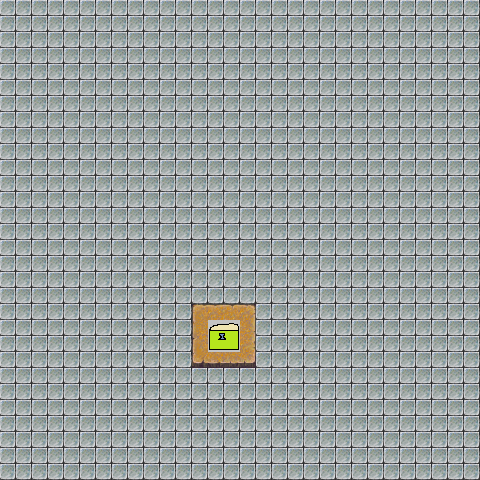

A level layout from a 2D game, rendered from its tile map. Below: a short description, then the map file with its tile-grid data intact:
An orthogonal 30x30 tile map with 16x16 px tiles, 1 tile layer (background), 2 tilesets and 1 object (chest1).

<map version="1.0" orientation="orthogonal" renderorder="right-down" width="30" height="30" tilewidth="16" tileheight="16" nextobjectid="9">
 <tileset firstgid="1" name="tilea4" tilewidth="16" tileheight="16" tilecount="960" columns="32">
  <image source="tilea4.png" width="512" height="480" />
 </tileset>
 <tileset firstgid="961" name="tiles" tilewidth="16" tileheight="16" tilecount="4" columns="2">
  <image source="tiles.png" width="32" height="32" />
 </tileset>
 <layer name="background" width="30" height="30">
  <data encoding="csv">
143,143,143,143,143,143,143,143,143,143,143,143,143,143,143,143,143,143,143,143,143,143,143,143,143,143,143,143,143,143,
143,143,143,143,143,143,143,143,143,143,143,143,143,143,143,143,143,143,143,143,143,143,143,143,143,143,143,143,143,143,
143,143,143,143,143,143,143,143,143,143,143,143,143,143,143,143,143,143,143,143,143,143,143,143,143,143,143,143,143,143,
143,143,143,143,143,143,143,143,143,143,143,143,143,143,143,143,143,143,143,143,143,143,143,143,143,143,143,143,143,143,
143,143,143,143,143,143,143,143,143,143,143,143,143,143,143,143,143,143,143,143,143,143,143,143,143,143,143,143,143,143,
143,143,143,143,143,143,143,143,143,143,143,143,143,143,143,143,143,143,143,143,143,143,143,143,143,143,143,143,143,143,
143,143,143,143,143,143,143,143,143,143,143,143,143,143,143,143,143,143,143,143,143,143,143,143,143,143,143,143,143,143,
143,143,143,143,143,143,143,143,143,143,143,143,143,143,143,143,143,143,143,143,143,143,143,143,143,143,143,143,143,143,
143,143,143,143,143,143,143,143,143,143,143,143,143,143,143,143,143,143,143,143,143,143,143,143,143,143,143,143,143,143,
143,143,143,143,143,143,143,143,143,143,143,143,143,143,143,143,143,143,143,143,143,143,143,143,143,143,143,143,143,143,
143,143,143,143,143,143,143,143,143,143,143,143,143,143,143,143,143,143,143,143,143,143,143,143,143,143,143,143,143,143,
143,143,143,143,143,143,143,143,143,143,143,143,143,143,143,143,143,143,143,143,143,143,143,143,143,143,143,143,143,143,
143,143,143,143,143,143,143,143,143,143,143,143,143,143,143,143,143,143,143,143,143,143,143,143,143,143,143,143,143,143,
143,143,143,143,143,143,143,143,143,143,143,143,143,143,143,143,143,143,143,143,143,143,143,143,143,143,143,143,143,143,
143,143,143,143,143,143,143,143,143,143,143,143,143,143,143,143,143,143,143,143,143,143,143,143,143,143,143,143,143,143,
143,143,143,143,143,143,143,143,143,143,143,143,143,143,143,143,143,143,143,143,143,143,143,143,143,143,143,143,143,143,
143,143,143,143,143,143,143,143,143,143,143,143,143,143,143,143,143,143,143,143,143,143,143,143,143,143,143,143,143,143,
143,143,143,143,143,143,143,143,143,143,143,143,143,143,143,143,143,143,143,143,143,143,143,143,143,143,143,143,143,143,
143,143,143,143,143,143,143,143,143,143,143,143,143,143,143,143,143,143,143,143,143,143,143,143,143,143,143,143,143,143,
143,143,143,143,143,143,143,143,143,143,143,143,85,86,87,88,143,143,143,143,143,143,143,143,143,143,143,143,143,143,
143,143,143,143,143,143,143,143,143,143,143,143,117,961,962,120,143,143,143,143,143,143,143,143,143,143,143,143,143,143,
143,143,143,143,143,143,143,143,143,143,143,143,149,963,964,152,143,143,143,143,143,143,143,143,143,143,143,143,143,143,
143,143,143,143,143,143,143,143,143,143,143,143,181,182,183,184,143,143,143,143,143,143,143,143,143,143,143,143,143,143,
143,143,143,143,143,143,143,143,143,143,143,143,143,143,143,143,143,143,143,143,143,143,143,143,143,143,143,143,143,143,
143,143,143,143,143,143,143,143,143,143,143,143,143,143,143,143,143,143,143,143,143,143,143,143,143,143,143,143,143,143,
143,143,143,143,143,143,143,143,143,143,143,143,143,143,143,143,143,143,143,143,143,143,143,143,143,143,143,143,143,143,
143,143,143,143,143,143,143,143,143,143,143,143,143,143,143,143,143,143,143,143,143,143,143,143,143,143,143,143,143,143,
143,143,143,143,143,143,143,143,143,143,143,143,143,143,143,143,143,143,143,143,143,143,143,143,143,143,143,143,143,143,
143,143,143,143,143,143,143,143,143,143,143,143,143,143,143,143,143,143,143,143,143,143,143,143,143,143,143,143,143,143,
143,143,143,143,143,143,143,143,143,143,143,143,143,143,143,143,143,143,143,143,143,143,143,143,143,143,143,143,143,143
</data>
 </layer>
 <objectgroup name="chests">
  <object id="8" name="chest1" x="208" y="320" width="32" height="32" />
 </objectgroup>
</map>
